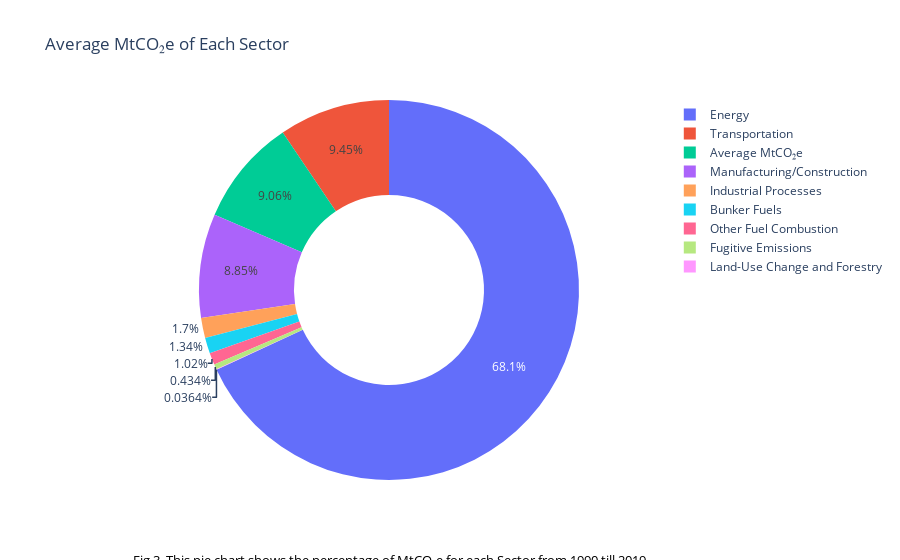

Notebook code cell kept with this figure:
### Markdown cell above
<a id="argument-12"></a>

### Argument 2
Figure 2 shows the average emission of each sector per year, with every sector given a different color. The energy sector shows to have the highest average emissions of CO2 per year, followed by the electricity/heat sector. Only using this graph already gives the implication that the energy sector is the biggest cause of CO2 emissions. (Furthermore, if the energy sector is to be compared with the electricity/heat sector, there could be a correlation between the two sectors based on the growth trend of the two sectors.)

### Code cell
sectors = df.columns[3:]  # Assuming the sector columns start from the fourth column
average_values_total = df[sectors].mean().values  # Use .values to convert to a numpy array

fig = go.Figure(data=[go.Pie(labels=sectors, values=average_values_total, hole=0.5)])

fig.update_layout(title='Average MtCO₂e of Each Sector')

# Add a caption annotation
caption_text = "Fig.3. This pie chart shows the percentage of MtCO₂e for each Sector from 1990 till 2019"
fig.add_annotation(
    x=0.5,  # x-coordinate for the annotation (0.5 = center of x-axis)
    y=-0.24,  # y-coordinate for the annotation (negative value to position it below the graph)
    xref="paper",
    yref="paper",
    text=caption_text,
    showarrow=False,
    font=dict(
        size=13,
        color="black"
    )
)


#fig.write_image("figure3.png")
fig.show()

### Figure 1 — Plotly figure (JSON) as saved in the notebook; plotly's stock layout.template omitted (floating-point values rounded to 4 significant figures)
{"data": [{"hole": 0.5, "labels": ["Bunker Fuels", "Energy", "Fugitive Emissions", "Industrial Processes", "Land-Use Change and Forestry", "Manufacturing/Construction", "Other Fuel Combustion", "Transportation", "Average MtCO₂e"], "type": "pie", "values": [675.6, 34290.0, 218.4, 856.0, 18.35, 4456.0, 515.0, 4758.0, 4561.0]}], "layout": {"annotations": [{"font": {"color": "black", "size": 13}, "showarrow": false, "text": "Fig.3. This pie chart shows the percentage of MtCO₂e for each Sector from 1990 till 2019", "x": 0.5, "xref": "paper", "y": -0.24, "yref": "paper"}], "title": {"text": "Average MtCO₂e of Each Sector"}}}
